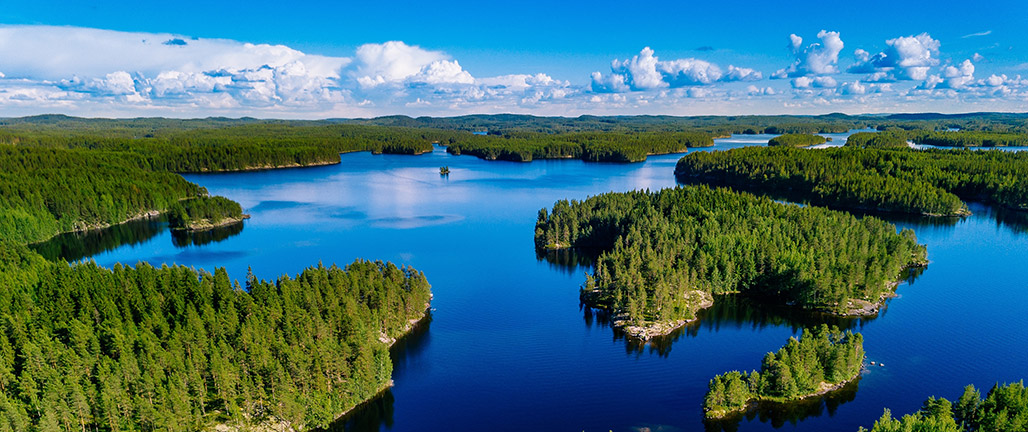
#> input picture image.jpg, 1028 x 432 px
$ python main.py
#> lines starting #> are read from the running program, lines starting #| are printed output that depends on the picture
import numpy as np
from cv2 import cv2 as cv

img = cv.imread("image.jpg")
#> img is the input picture: shape (432, 1028, 3); mean B, G, R 120.8, 111, 62.6
Z = img.reshape((-1,3))
print(Z)
#> (printed output is left out)

# convert to np.float32
Z = np.float32(Z)

# define criteria, number of clusters(K) and apply kmeans()
criteria = (cv.TERM_CRITERIA_EPS + cv.TERM_CRITERIA_MAX_ITER, 10, 1.0)
K = 6
ret,label,center=cv.kmeans(Z,K,None,criteria,10,cv.KMEANS_RANDOM_CENTERS)
#> ret = 597983498; center = [[223.4, 191.5, 166.4], [51.82, 128.7, 120.6], [23.07, 86.67, 70.09], [216.3, 142, 14.73], [19.01, 28.65, 13.95], [131.4, 62.77, 8.05]]

# Now convert back into uint8, and make original image
center = np.uint8(center)
#> center = [[223, 191, 166], [51, 128, 120], [23, 86, 70], [216, 141, 14], [19, 28, 13], [131, 62, 8]]
res = center[label.flatten()]
res2 = res.reshape((img.shape))
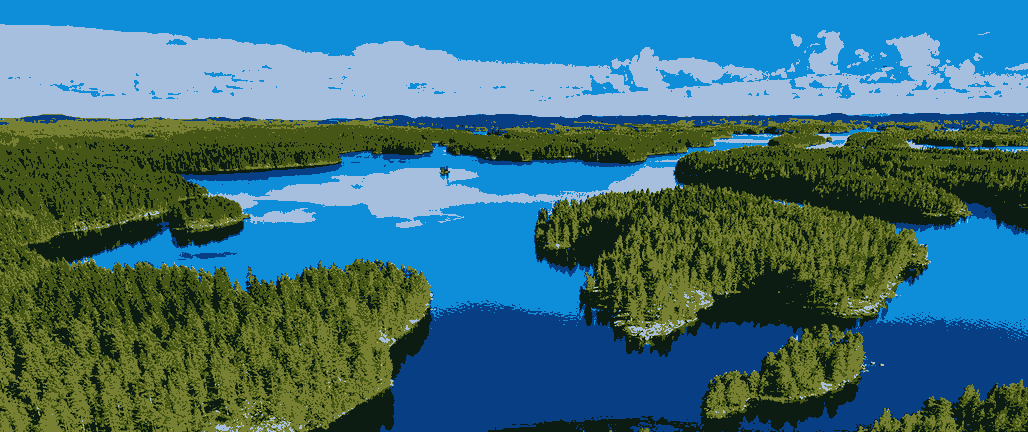
#> res2: shape (432, 1028, 3); mean B, G, R 120.4, 110.3, 62.1

cv.imshow('res2',res2)
cv.waitKey(0)
cv.destroyAllWindows()
